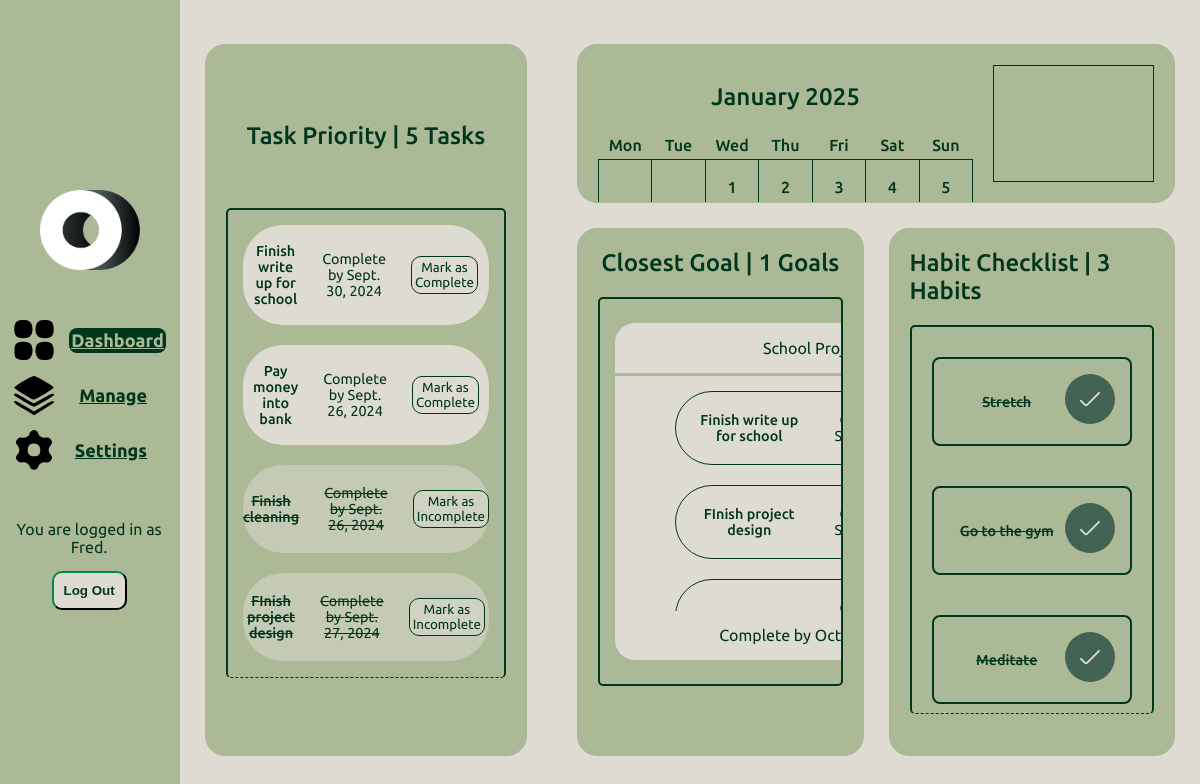
The page / (signed in) on the database as committed earlier.
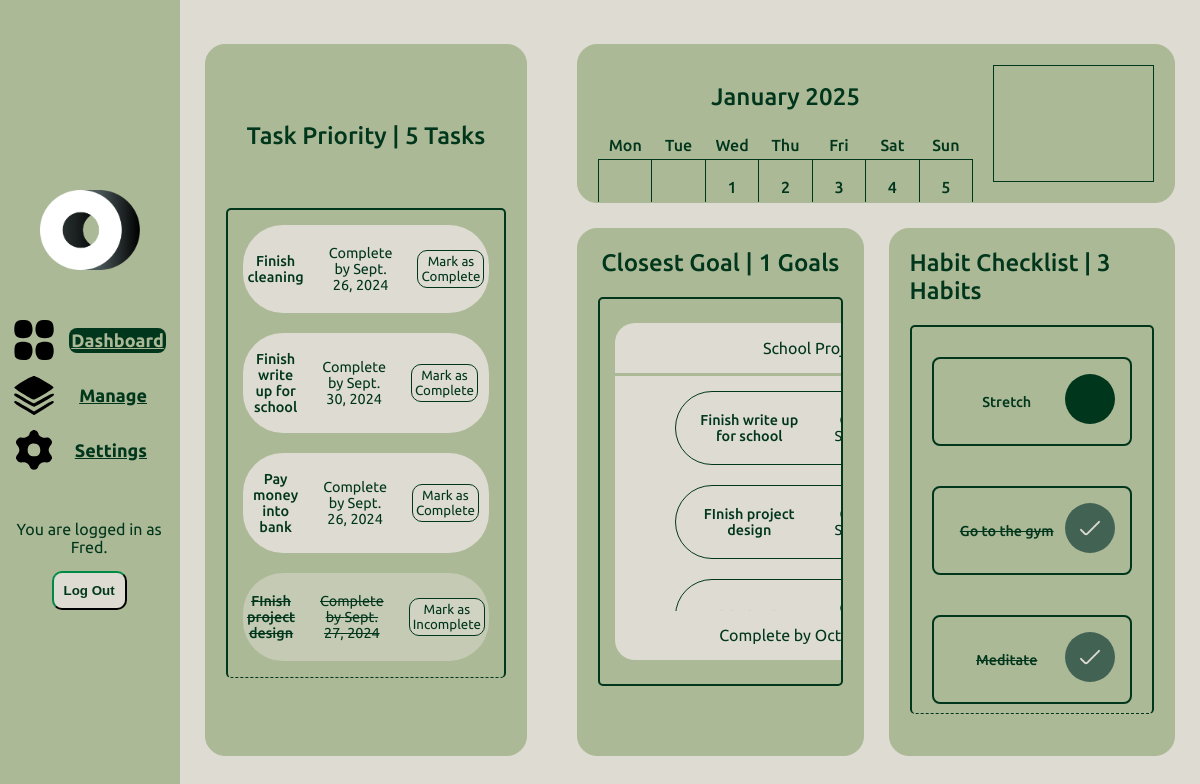
The same page on the database as committed later.
### myapp/models.py (models this page shows, shortened)
class Task(models.Model):
    user = models.ForeignKey(User, on_delete=models.CASCADE, null=True, blank=True)
    goal = models.ForeignKey('Goal', related_name='tasks', on_delete=models.CASCADE, null=True, blank=True)
    name = models.CharField(max_length=128)
    description = models.CharField(max_length=1250)
    dateDue = models.DateField()
    priority = models.IntegerField(validators=[MinValueValidator(1), MaxValueValidator(5)])
    completed = models.BooleanField(default=False)

class Goal(models.Model):
    user = models.ForeignKey(User, on_delete=models.CASCADE, null=True, blank=True)
    name = models.CharField(max_length=128)
    description = models.CharField(max_length=1250, null=True, blank=True)
    dateDue = models.DateField(null=True, blank=True)
    completed = models.BooleanField(default=False)
    def __str__(self):
        return self.name

class Habit(models.Model):
    user = models.ForeignKey(User, on_delete=models.CASCADE, null=True, blank=True)
    name = models.CharField(max_length=128)
    completed = models.BooleanField(default=False)

### myapp/views.py (the view, shortened to what this page needs)
# urls.py: path("", views.dashboard, name="dashboard"),
def dashboard(request):
    now = datetime.now() # gets current datetime
    current_year = now.year
    current_month = now.month
    current_day = now.day
    cal = CustomHTMLCalendar(current_day).formatmonth(current_year, current_month)
    habitForm = HabitDashboardForm(request.POST or None)
    try:
        tasks = Task.objects.filter(user=request.user).order_by('-priority').values()
        tasks = tasks.order_by("completed")
        habits = Habit.objects.filter(user=request.user).order_by('completed')
        goals = Goal.objects.filter(user=request.user)
    except TypeError:
        return redirect('login')
    print(f"Goals: {goals}")
    return render(request, "dashboard.html", {
        "tasks": tasks,
        "habits": habits,
        "habitForm": habitForm,
        "goals": goals,
        'calendar': cal,
        'current_day': current_day,
        'current_month': current_month,
        'current_year': current_year,})

### myapp/views.py (called while the page is built)
    def formatday(self, day, weekday):
        if day == 0:
            return '<td class="noday">&nbsp;</td>'  # Empty days
        elif day == self.current_day:
            return f'<td class="today">{day}</td>'  # Highlight the current day
        else:
            return f'<td>{day}</td>'  # Regular day

### myapp/templates/dashboard.html (shortened to what the changed rows need)
{% extends "base.html" %}
{% load static %}
{% block content %}
<div class="dashboard">
    <div class="left-widgets">
        <div class="task-priority widget">
            <div class="task-list">
                {% for task in tasks %}
                {% if task.completed %}
                <div class="task-completed">
                        <p class="task-name-completed">{{ task.name }}</p>
                        <p class="task-date">Complete by {{ task.dateDue }}</p>
                    <form method="post" action="{% url 'toggle_task_completion' task.id %}">
                        <button type="submit" class="edit-button-completed">
                            {% if task.completed %}Mark as Incomplete{% else %}Mark as Complete{% endif %}
                        </button>
                    </form>
                </div>
                {% else %}
                <div class="task">
                        <p class="task-name">{{ task.name }}</p>
                        <p class="task-date">Complete by {{ task.dateDue }}</p>
                    <form method="post" action="{% url 'toggle_task_completion' task.id %}">
                        <button type="submit" class="edit-button">
                            {% if task.completed %}Mark as Incomplete{% else %}Mark as Complete{% endif %}
                        </button>
                    </form>
                </div>
                {% endif %}
                {% endfor %}
            </div>
        </div>
    </div>
    <div class="right-widgets">
        <div class="calendar widget">
            <div class="calendar-container">
                {{ calendar|safe }}
            </div>
        </div>
        <div class="goal-habit">
            <div class="closest-goal widget">
                <div class="closest-goal-wrapper">
                    {% for goal in goals %}
                    <div class="closest-goal-box">
                        <p class="goal-title">{{ goal.name }}</p>
                        <div class="line-100"></div>
                        <div class="closest-goal-task-box">
                            {% for goalTask in goal.tasks.all %}
                            <div class="task">
                                <p class="task-name">{{ goalTask.name }}</p>
                                <p class="task-date">Complete by {{ goalTask.dateDue }}</p>
                            </div>
                            {% endfor %}
                        </div>
                        <p class="goal-date">Complete by {{ goal.dateDue }}</p>
                    </div>
                    {% endfor %}
                </div>
            </div>
            <div class="habit-checklist widget">
                <div class="habit-box">
                    {% for habit in habits %}
                    {% if habit.completed %}
                    <div class="habit">
                        <p class="habit-name-completed">{{habit.name}}</p>
                        <form method="post" action="{% url 'toggle_habit_completion' habit.id %}">
                            <button type="submit" class="habit-button" style="background-color: #426353">
                                <img class="tick-image" src="static/images/CHECKWHITE.png" alt="check">
                            </button>
                        </form>
                    </div>
                    {% else %}
                    <div class="habit">
                        <p class="habit-name">{{habit.name}}</p>
                        <form method="post" action="{% url 'toggle_habit_completion' habit.id %}">
                            <button type="submit" class="habit-button"></button>
                        </form>
                    </div>
                    {% endif %}
                    {% endfor %}
                </div>
            </div>
        </div>
    </div>
</div>
{% endblock content %}

Rows that differ between the two databases and show on the page:
changed Task "Finish cleaning": completed "Mark as Incomplete" → "Mark as Complete"; moves up the list
changed Habit "Stretch": completed True → False (drawn); completed: picture removed
